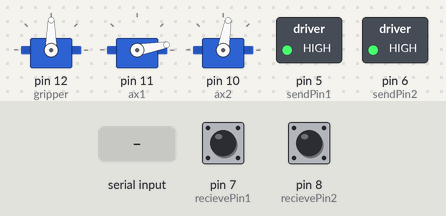
Simulated run of this sketch. Board: Arduino Uno, built with avr-gcc and run on an emulated ATmega328P. Shown: 3 × servo, switched loads named in the sketch (green lamp = pin HIGH). Inputs (shaded band) come from the test bench; at power-on: pin 7 (recievePin1) HIGH, pin 8 (recievePin2) HIGH.

Above: at 1.2 s.
1.3 s: "90,45\n" received over Serial
At 3.8 s:
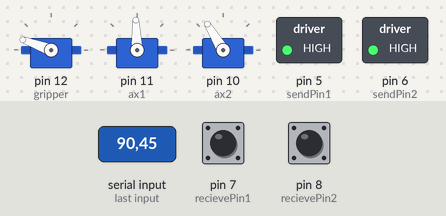
At 9.4 s:
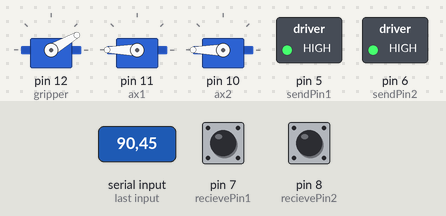
Timing chart, 0 to 23.1 s (numbered marks = the images above; inputs shaded):
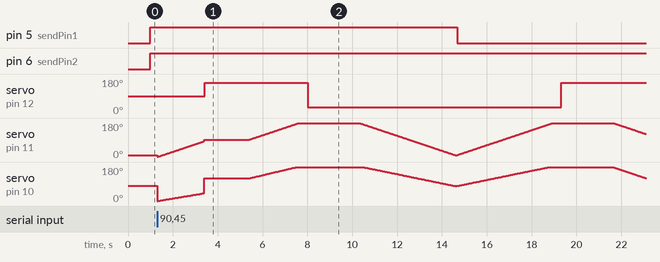

The sketch:

final_project_skeleton.ino
```cpp
//Developed by Tharun Ganeshram and Ahorna Chowdhury

#include <Servo.h>

Servo gripper;
Servo ax1;
Servo ax2;

//Variables to store the servo angle associated with the gripper open and closed positions
int gr_open = 30;
int gr_close = 160;

//Variables to store the servo angles associated with the home location
float ax1_home = 10;
float ax2_home = 80;

//Variables to store the servo angles associated with the current location - only needed for moveToposFunction
float ax1_current;
float ax2_current;

//3x2 array of servo angles for each position 1,2, and 3
int pos[3][2] = {
      {76,54},
      {100,73},
      {121,92},
    };

// communication pins
int sendPin1 = 5;
int sendPin2 = 6;
int recievePin1 = 7;
int recievePin2 = 8;

//current position var
int curr=3;

void moveTopos(float ax1s, float ax1e, float ax2s, float ax2e) {
  /*
   This function taskes the starting and ending angles for both axes and
   divides them into an even number of steps. This ensures that the movement
   from both motors occurs simultaneously. It also reduces the speed of
   movement to help protect the mechanism. This is a workable but sub-optimal
   way of moving the mechanism.

   ax1s -> Axis 1 Start Position
   ax1e -> Axis 1 End Position
   ax2s -> Axis 2 Start Position
   ax2e -> Axis 2 End Position
   */
  float num_steps_1 = ax1e - ax1s;
  float num_steps_2 = ax2e - ax2s;
  float num_steps = 0;

  if (abs(num_steps_1) >= abs(num_steps_2)){
    num_steps = abs(num_steps_1);
  }
  else {
     num_steps = abs(num_steps_2);
  }
  float inc1 = num_steps_1 / num_steps;
  float inc2 = num_steps_2 / num_steps;
  float stp = 0;
  for(stp = 0; stp<=num_steps; stp += 1){
    ax1_current += inc1;
    ax1.write(ax1_current);
    ax2_current += inc2;
    ax2.write(ax2_current);
    delay(25);
  }
  ax1_current = ax1e;
  ax1.write(ax1_current);
  ax2_current = ax2e;
  ax2.write(ax2_current);
  delay(25);
}

void setup() {
  //start serial
  Serial.begin(9600);
  //initialize servos with associated pins
  gripper.attach(12);
  ax1.attach(11);
  ax2.attach(10);
  //initialize communication through pins
  pinMode(sendPin1, OUTPUT);
  pinMode(sendPin2, OUTPUT);
  pinMode(recievePin1, INPUT_PULLUP);
  pinMode(recievePin2, INPUT_PULLUP);
  //Setting the axes to the home position
  ax1.write(ax1_home);
  ax2.write(ax2_home);
}

void picknplace(int pick, int place){
  //move: home -> pick pos
  moveTopos(ax1_home, pos[pick-1][1], ax2_home, pos[pick-1][0]);
  //close grip to grab payload
  gripper.write(gr_close);
  delay(2000);
  //move: pick pos -> place pos
  moveTopos(pos[pick-1][1], pos[place-1][1], pos[pick-1][0], pos[place-1][0]);
  //open grip to release payload
  gripper.write(gr_open);
  delay(2000);
  //move: place pos -> home
  moveTopos(pos[place-1][1], ax1_home, pos[place-1][0], ax2_home);
  //set current pos to place pos + 10
  curr = place + 10;
}

void loop() {
  //repeating code
  //get input from serial monitor
  int num = Serial.parseInt();
  //if pick and place was run prior, send position value instead of reading first
  if (curr >=10){
    curr = curr-10;
    digitalWrite(sendPin1, curr%2);
    digitalWrite(sendPin2, curr/2);
  }
  else{
    //if pick and place wasn't run, read values sent by other device
    curr = 2*digitalRead(recievePin2)+ digitalRead(recievePin1);
  }
  //write new values to other device
  digitalWrite(sendPin1, curr%2);
  digitalWrite(sendPin2, curr/2);
  //run pick and place if a number was enterred into serial monitor, assume input inclusively between 1 to 3
  if (num != 0){
    picknplace(curr, num);
  }
  delay(10);
}
```
